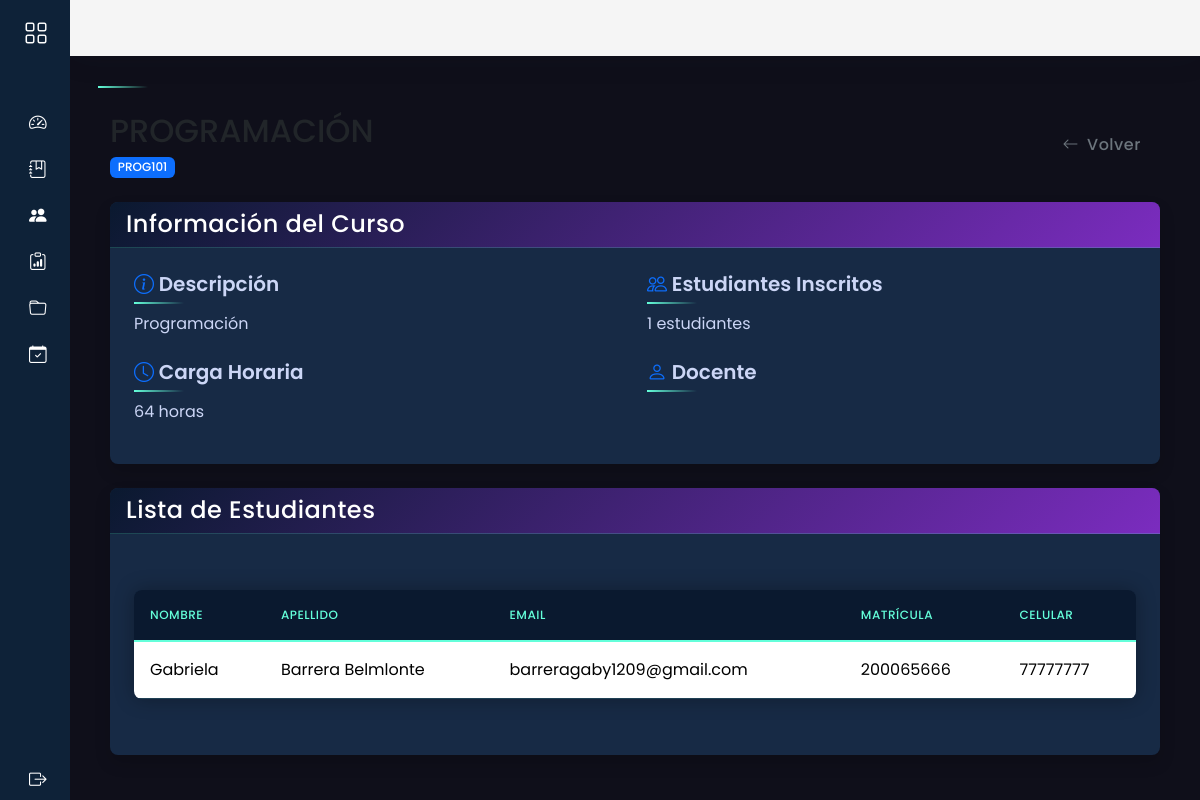
Page /docente/cursos/1 on the earlier database version.
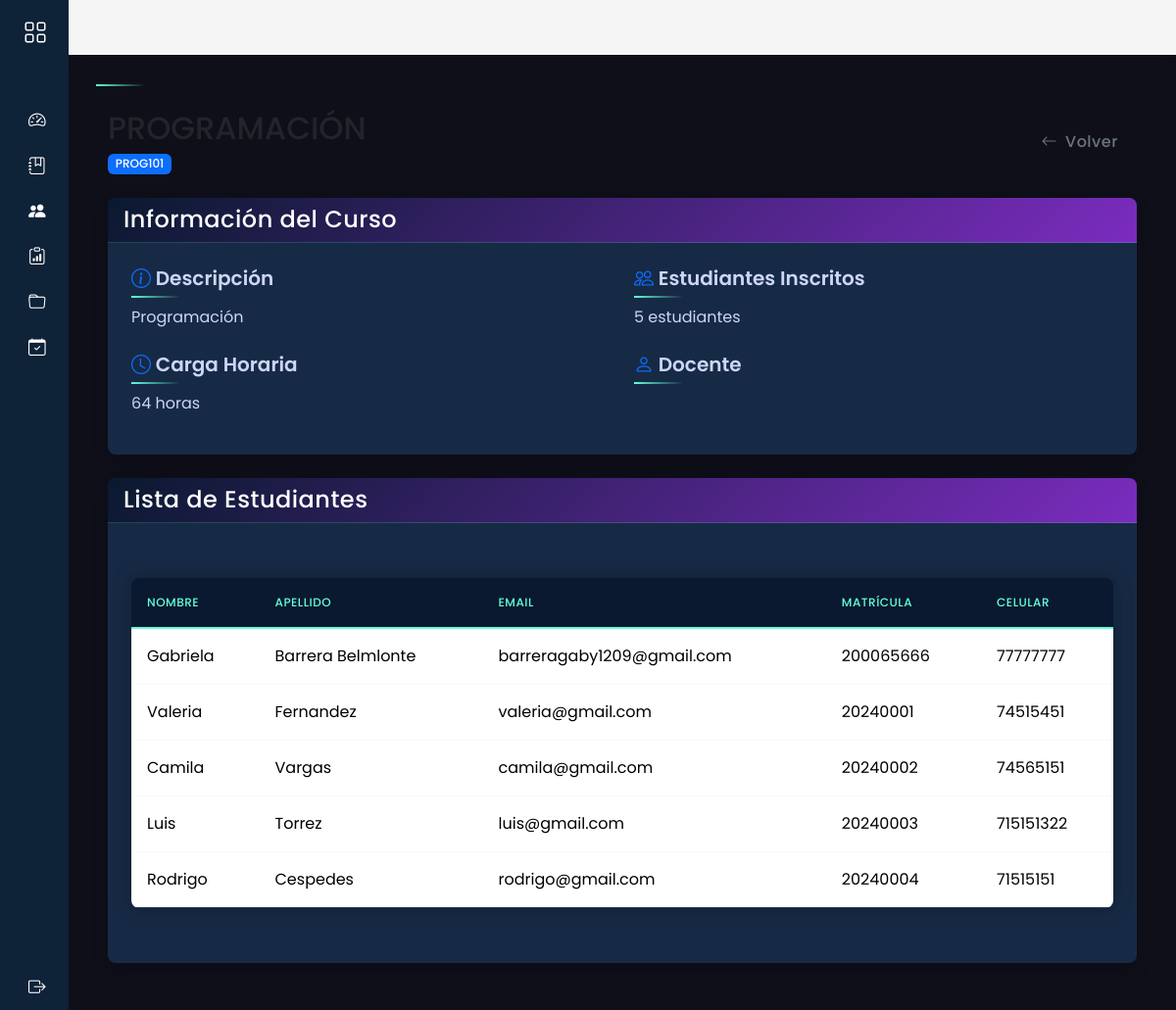
Same page on the later database version.
### models/estudiante_model.py (models this page shows, shortened)
class Estudiante(db.Model):
    __tablename__ = 'estudiantes'
    id = db.Column(db.Integer, primary_key=True)
    matricula = db.Column(db.String(20), unique=True)
    fecha_nac = db.Column(db.DateTime,nullable=False)
    genero = db.Column(db.String(10),nullable=False)
    telefono = db.Column(db.String(20),nullable=False)
    ci = db.Column(db.String(20),nullable=False)
    usuario_id = db.Column(db.Integer, db.ForeignKey('usuarios.id'),nullable=False)
    usuario = db.relationship('Usuario', back_populates='estudiantes')
    inscripciones = db.relationship('Inscripcion',back_populates='estudiante')
    inscripciones = db.relationship('Inscripcion', back_populates='estudiante')

### models/usuario_model.py (models this page shows, shortened)
class Usuario(db.Model, UserMixin):
    __tablename__='usuarios'
    id = db.Column(db.Integer,primary_key=True)
    nombre = db.Column(db.String(80),nullable=False)
    apellido = db.Column(db.String(100))
    email = db.Column(db.String(120), unique=True)
    username = db.Column(db.String(20),nullable=False)
    password = db.Column(db.String,nullable=False)
    activo = db.Column(db.Boolean, default=True,nullable=False)
    rol_id = db.Column(db.Integer, db.ForeignKey('rol.id'), nullable=False)
    rol = db.relationship('Rol', back_populates='usuarios')
    docentes = db.relationship('Docente', backref='usuario_rel', lazy=True, cascade='all, delete-orphan')
    estudiantes = db.relationship('Estudiante', backref='usuario_rel', lazy=True, cascade='all, delete-orphan')
    def delete(self):
        db.session.delete(self)
        db.session.commit()

### controllers/docente/mis_cursos_controller.py (the view)
@curso_docente_bp.route("/<int:curso_id>")
def ver_curso(curso_id):
    curso = Curso.get_by_id(curso_id)
    if not curso:
        abort(404)
    estudiantes = Inscripcion.get_estudiantes_by_curso(curso_id)
    return render_template('docente/cursos/vista.html',
                         curso=curso,
                         estudiantes=estudiantes)

### models/curso_model.py (called while the page is built)
    @staticmethod
    def get_by_id(id):
        return Curso.query.get(id)

### models/inscripcion_model.py (called while the page is built)
    @staticmethod
    def get_estudiantes_by_curso(curso_id):
        return Estudiante.query.options(db.joinedload(Estudiante.usuario)).join(Inscripcion).filter(
            Inscripcion.curso_id == curso_id
        ).all()

### templates/docente/cursos/vista.html (shortened to what this page needs)
{% extends 'docente/base.html' %}
{% block content %}
<div class="container mt-4">
    <div class="d-flex justify-content-between align-items-center mb-4">
        <div>
            <h2 class="mb-1">{{ curso.nombre }}</h2>
            <span class="badge bg-primary">{{ curso.sigla }}</span>
        </div>
        <a href="{{ url_for('curso_docente.index') }}" class="btn btn-outline-secondary">
            <i class="bi bi-arrow-left"></i> Volver
        </a>
    </div>
    <div class="card shadow mb-4">
        <div class="card-header bg-primary text-white">
            <h4 class="mb-0">Información del Curso</h4>
        </div>
        <div class="card-body">
            <div class="row">
                <div class="col-md-6">
                    <h5><i class="bi bi-info-circle text-primary"></i> Descripción</h5>
                    <p>{{ curso.descripcion }}</p>
                    <h5 class="mt-4"><i class="bi bi-clock text-primary"></i> Carga Horaria</h5>
                    <p>{{ curso.carga_horaria }} horas</p>
                </div>
                <div class="col-md-6">
                    <h5><i class="bi bi-people text-primary"></i> Estudiantes Inscritos</h5>
                    <p>{{ estudiantes|length }} estudiantes</p>
                    <h5 class="mt-4"><i class="bi bi-person text-primary"></i> Docente</h5>
                </div>
            </div>
        </div>
    </div>
    <div class="card shadow">
        <div class="card-header bg-primary text-white">
            <h4 class="mb-0">Lista de Estudiantes</h4>
        </div>
        <div class="card-body">
            {% if estudiantes %}
            <div class="table-responsive">
                <table class="table table-hover">
                    <thead class="table-light">
                        <tr>
                            <th>Nombre</th>
                            <th>Apellido</th>
                            <th>Email</th>
                            <th>Matrícula</th>
                            <th>Celular</th>
                        </tr>
                    </thead>
                    <tbody>
                        {% for estudiante in estudiantes %}
                        <tr>
                            <td>{{ estudiante.usuario.nombre if estudiante.usuario else 'Sin nombre' }}</td>
                            <td>{{ estudiante.usuario.apellido if estudiante.usuario else 'Sin apellido' }}</td>
                            <td>{{ estudiante.usuario.email if estudiante.usuario else 'Sin email' }}</td>
                            <td>{{ estudiante.matricula }}</td>
                            <td>{{ estudiante.telefono }}</td>
                        </tr>
                        {% endfor %}
                    </tbody>
                </table>
            </div>
            {% else %}
            <div class="alert alert-info">No hay estudiantes inscritos</div>
            {% endif %}
        </div>
    </div>
</div>
{% endblock %}

Differences in the rows shown:
added Estudiante: usuario "Valeria", usuario "Fernandez", usuario "valeria@gmail.com", matricula "20240001", telefono "74515451"
added Estudiante: usuario "Camila", usuario "Vargas", usuario "camila@gmail.com", matricula "20240002", telefono "74565151"
added Estudiante: usuario "Luis", usuario "Torrez", usuario "luis@gmail.com", matricula "20240003", telefono "715151322"
added Estudiante: usuario "Rodrigo", usuario "Cespedes", usuario "rodrigo@gmail.com", matricula "20240004", telefono "71515151"
Other differences:
{{ estudiantes|length }}: "1" → "5"
